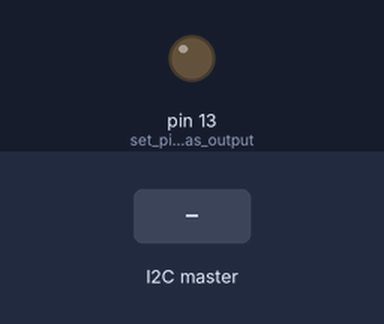
A sketch run on a simulated Arduino Uno, built with avr-gcc and run on an emulated ATmega328P. Shown: output pins drawn as LEDs (lit = HIGH). The test bench sets the inputs (shaded band).

Above: at 1.2 s.
1.3 s: the I2C master sends the byte 1
At 2.0 s:
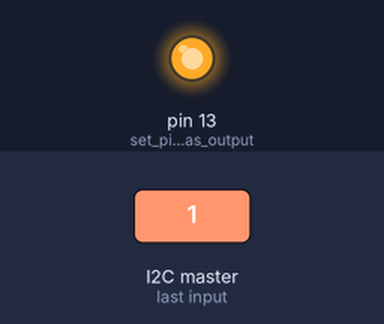
2.8 s: the I2C master sends the byte 0
At 3.1 s:
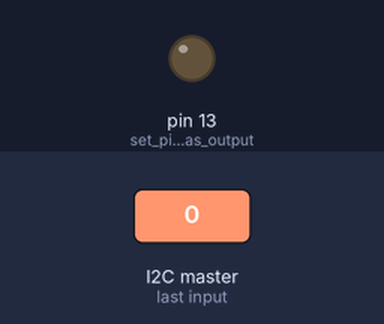
Timing chart, 0 to 5.8 s (numbered marks = the images above; inputs shaded):
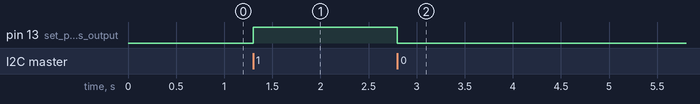

Measured:
- after the input at 1.3 s, pin 13 (set_pin_13_as_output): LOW → HIGH at once
- after the input at 2.8 s, pin 13 (set_pin_13_as_output): HIGH → LOW at once

The sketch:

I2CTest.ino
```cpp
#include <Wire.h>

#define ADDRESS 0x30

void setup()
{
  pinMode(13, OUTPUT);     // set pin 13 as output (LED connected)
  digitalWrite(13, LOW);   // set pin 13 to low (0V)

  Wire.begin(ADDRESS);     // join I2C bus with respective address
  Wire.onReceive(receive); // receive data function
  Wire.onRequest(request); // send data function
}

void loop()
{
  // do nothing
}

void receive(int numBytes) // function that runs when data is received
{
  unsigned char c;

  while(Wire.available())
  {
    c = Wire.read();
    if(c == 0x00)      // LED off, if byte equals 0
    {
      digitalWrite(13, LOW);
    }
    else if(c == 0x01) // LED on, if byte equals 1
    {
      digitalWrite(13, HIGH);
    }
  }
}

void request() // function that runs when data is requested
{
  Wire.write(0xAA); // send 0xAA
}
```
